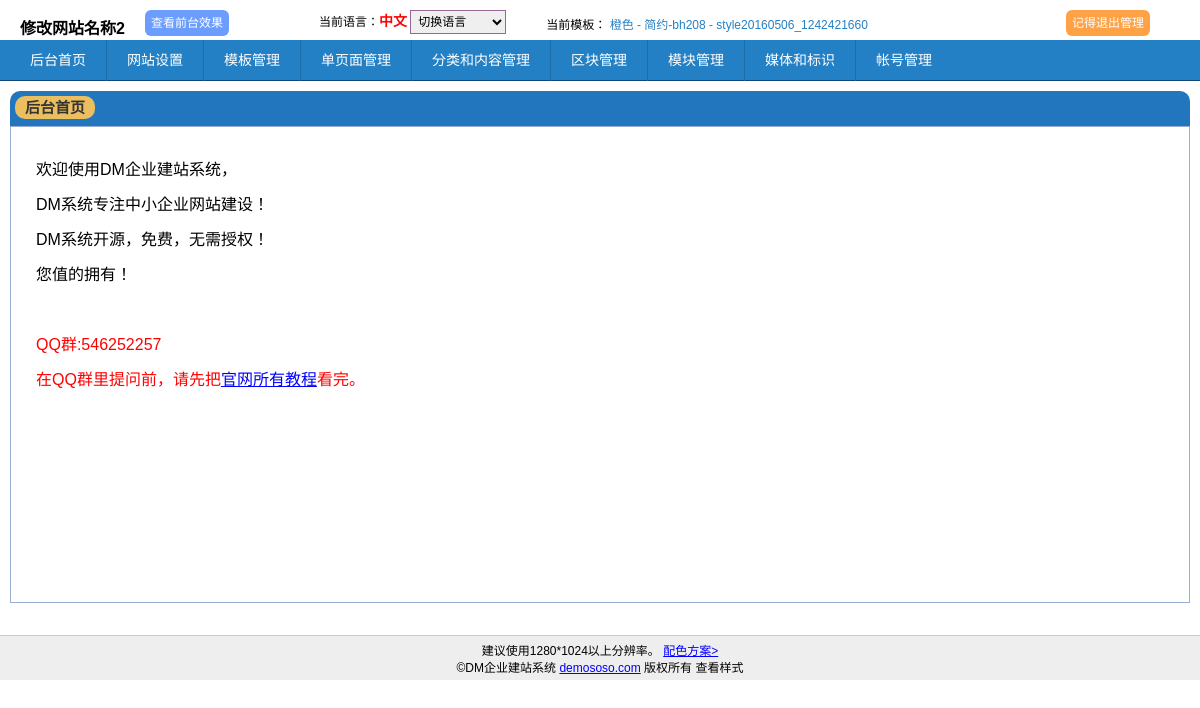
The page /admindm-yourname/mod_common/index-welcome.php?lang=cn (signed in) on the database its author committed.
### tables this page shows
CREATE TABLE IF NOT EXISTS `zzz_lang` (
`id` int(11) NOT NULL,
  `pbh` varchar(50) NOT NULL,
  `lang` varchar(50) NOT NULL DEFAULT 'cn',
  `name` varchar(30) DEFAULT NULL,
  `path` varchar(30) DEFAULT NULL,
  `pidname` varchar(20) DEFAULT NULL,
  `pos` int(3) NOT NULL DEFAULT '0',
  `sta_visible` char(1) NOT NULL DEFAULT 'n',
  `sta_big5` char(1) NOT NULL DEFAULT 'y',
  `sta_main` char(1) NOT NULL DEFAULT 'n',
  `sitename` varchar(200) DEFAULT NULL,
  `water` varchar(50) DEFAULT NULL,
  `cdn` varchar(100) DEFAULT NULL,
  `sta_cdn` char(1) NOT NULL DEFAULT 'y',
  `editor` varchar(50) NOT NULL DEFAULT 'ck',
  `cssdir` varchar(50) DEFAULT 'default',
  `htmldir` varchar(100) DEFAULT 'html_default',
  `menu` text COMMENT 'custom menu',
  `bdp1` varchar(50) NOT NULL DEFAULT '0' COMMENT 'baidu map jingdu',
  `bdp2` varchar(50) NOT NULL DEFAULT '0' COMMENT 'baidu map weidu',
  `bdtitle` varchar(100) NOT NULL DEFAULT '0',
  `bddesp` varchar(200) NOT NULL DEFAULT '0',
  `curstyle` varchar(60) DEFAULT NULL,
  `curstyledebug` varchar(100) DEFAULT NULL COMMENT 'only use for admin',
  `ico` varchar(60) DEFAULT NULL,
  `sta_frontedit` char(1) NOT NULL,
  `cssversion` varchar(10) NOT NULL DEFAULT '123',
  `seo1` text,
  `seo2` text,
  `seo3` text
);

CREATE TABLE IF NOT EXISTS `zzz_style` (
`id` int(11) NOT NULL,
  `pid` varchar(50) NOT NULL DEFAULT '0',
  `pidname` varchar(60) NOT NULL,
  `lang` varchar(50) NOT NULL,
  `pbh` varchar(50) NOT NULL DEFAULT 'n',
  `title` varchar(20) NOT NULL DEFAULT 'pls input title',
  `pidregion` varchar(60) DEFAULT NULL,
  `pos` int(3) NOT NULL DEFAULT '50',
  `cssdir` varchar(100) DEFAULT NULL,
  `htmldir` varchar(100) DEFAULT NULL,
  `kv` varchar(100) DEFAULT NULL,
  `cusmenu` text,
  `sta_cusmenu` char(1) NOT NULL DEFAULT 'n',
  `sta_visible` char(1) NOT NULL DEFAULT 'y',
  `style_normal` text,
  `style_hf` text,
  `style_menu` text,
  `style_boxtitle` text,
  `style_blockid` text,
  `desp` text,
  `nd_design` text COMMENT '分配的nd of block',
  `rgindex_design` text,
  `type` varchar(20) DEFAULT 'pc' COMMENT 'pc or mobile',
  `dateedit` datetime DEFAULT NULL
);

### admindm-yourname/config_a/func.2010.lang.theme.php (called while the page is built, shortened)
<?php
function navlang_cur(){
 $sql = "SELECT name from ".TABLE_LANG." where pbh='".USERBH."' and lang='".LANG."'  limit 1";
$row = getrow($sql);
if($row=='no') return('请选择');
else return($row['name']);
}

### admindm-yourname/mod_common/index-welcome.php (called while the page is built, shortened)
<?php
require_once '../config_a/common.inc2010.php';
$title = '后台首页';
require_once HERE_ROOT.'mod_common/tpl_header.php';
require_once HERE_ROOT.'mod_common/tpl_index.php';
require_once HERE_ROOT.'mod_common/tpl_footer.php';
?>

### admindm-yourname/config_a/common.inc2010.php (called while the page is built, shortened)
<?php
 $baseurl_def = $_SERVER['HTTP_HOST'].$_SERVER['PHP_SELF'];
$baseurlarr = explode("/", $baseurl_def);
$baseurl_dir_len=count($baseurlarr)-3;
$baseurl_root = array_slice($baseurlarr,0,$baseurl_dir_len);
$baseurl_root_string = implode('/', $baseurl_root).'/';
$baseurl = 'http://'.$baseurl_root_string;
require_once WEB_ROOT.'component/dm-config/mysql.php';
require_once WEB_ROOT.'component/dm-config/global.common.php';
require_once HERE_ROOT.'config_a/func.2010.lang.theme.php';
$userurl= $baseurl.'adminfrom.php?to=';
if(LANG=='cn') $fronturl= $userurl.'index.html';
else  $fronturl= $userurl.LANG.'/index.html';
	 $sqlmain = "SELECT * from ".TABLE_LANG." where   sta_main='y' and pbh='".USERBH."' order by id limit 1";
		if(getnum($sqlmain)==0){
		  $websitename = '提示：目前没有主语言，网站必须要有一个主语言，请在 “语言设置” 里选一个。';
		}
		else{
				 $sqlmain = "SELECT * from ".TABLE_LANG." where   lang='".LANG."' and pbh='".USERBH."' order by id limit 1";
				 if(getnum($sqlmain)==0){
				 	$websitename = '提示：当前语言出错,请重新登录！';alert($websitename);
					 echo $websitename;exit;}
				 else{
				 		$rowlang= getrow($sqlmain);
					   $websitename = $rowlang['sitename'];
					   $curstyle = $rowlang['curstyle'];
					 }
		}
$andlangbh=" and lang='".LANG."'    and pbh='".USERBH."' ";
?>

### component/dm-config/mysql.php (called while the page is built, shortened)
<?php
function query($sql){
$result = mysql_query($sql);
  return $result;
}
function fetch_array($query, $result_type = MYSQL_ASSOC) {
    return mysql_fetch_array($query, $result_type);
  }
function getrow($sql) {
    $result = query($sql);
    $rowfirst = fetch_array($result);mysql_free_result($result);
    return $rowfirst;
}
?>

### component/dm-config/global.common.php (called while the page is built, shortened)
<?php
function decode($v) {
return htmlspecialchars_decode($v);
}
function get_field($table,$field,$wherev,$wherek){
Global $andlangbh;
$sql = "SELECT $field from $table where  $wherek='$wherev' $andlangbh order by pos desc,id desc limit 1";
  $row= getrow($sql);
  if($row=='no') return 'noid';
 else return decode($row[$field]);
}
?>

### admindm-yourname/mod_common/tpl_header_admin.php (the view, shortened to what this page needs)
<!DOCTYPE html PUBLIC "-//W3C//DTD XHTML 1.0 Transitional//EN" "http://www.w3.org/TR/xhtml1/DTD/xhtml1-transitional.dtd">
<html xmlns="http://www.w3.org/1999/xhtml">
<head>
<link href="../cssjs/a_css.css" rel="stylesheet" type="text/css" />
<link href="../cssjs/a_responsive.css" rel="stylesheet" type="text/css" />
<link href="<?php echo STAPATH?>app/fontawesome/css/font-awesome.min.css" rel="stylesheet" type="text/css" />
</head>
<body>
<div class="sitename">
<strong class="fl k1"><?php echo  $websitename;?></strong>
 <a href="<?php echo  $fronturl;?>" target="_blank" class="imgbg_blue fl k2"><span>查看前台效果</span></a>
 <a href="../mod_common/logout.php" title="记得退出" class="poa imgbg_yell fl k3" style="right:50px;top:0px"><span>记得退出管理</span></a>
<div class="fl navlang">
当前语言：<span style="font-size:14px;font-weight:bold;color:red"><?php echo navlang_cur();?></span>
<select name="sellang" onchange="gosele(this,'lang','../mod_basic/mod_lang.php?')">
<option>切换语言</option>
</select>
</div>
<div class="fl curstyle">当前模板：<span style="color:#2480C4">
<?php
echo get_field(TABLE_STYLE,'title',$curstyle,'pidname').' - '.$curstyle;
 ?></span>
</div>
</div>
<ul class="nav">
<li class="main"><a href="../mod_common/index-welcome.php?lang=<?php echo LANG?>">后台首页</a></li>
<li class="main"><a href="../mod_basic/mod_lang.php?lang=<?php echo LANG?>">网站设置</a></li>
<li class="main"><a href="../mod_btheme/mod_style.php?lang=<?php echo LANG?>">模板管理</a></li>
  <li class="main"><a href="../mod_page/mod_page.php?lang=<?php echo LANG?>">单页面管理</a></li>
 <li class="main navcate"><a href="javascript:void(0)" style="cursor:default">分类和内容管理</a>
 </li>
  <li class="main navblock"><a href="javascript:void(0)" style="cursor:default">区块管理</a>
</li>
  <li class="main navblock"><a href="javascript:void(0)" style="cursor:default">模块管理</a>
</li>
  <li class="main navblock"><a href="javascript:void(0)" style="cursor:default">媒体和标识</a>
</li>
<li class="main navblock last">
 <a href="../mod_account/mod_account.php?lang=<?php echo LANG?>">帐号管理</a>
  </li>
</ul>
<div class="newcnt">
<div class="tit_biao"><h1><?php echo $title?> </h1></div>
<div class="tit_biao_bot">

### admindm-yourname/cssjs/a_css.css (style rules this page uses)
* { margin:0;padding:0;font-size:12px; }
body { text-align:left;font-family:Arial,Helvetica,sans-serif; }
li { list-style-type:none }
.fl { float:left;display:inline; }
.poa { position:absolute }
select,textarea { border:1px solid #996699;padding:3px }
strong,strong b,strong i,.fb { font-weight:bold; }
a { color:#0000ff;text-decoration:underline; }
.sitename { height: 40px;padding-left:20px;position:relative; z-index:333; }
.sitename strong { font-weight:bold;font-size:16px; }
.sitename .k1 { margin-top:15px; }
.sitename .k2 { margin:10px 50px 0 20px; }
.sitename .k3 { margin-top:10px; }
.navlang { margin:10px 0 0 40px;position:relative;z-index:333; }
.curstyle { margin:15px 0 0 40px;position:relative;z-index:333; }
.nav { height: 40px;line-height:40px; padding-left:10px;background:#2480C4;border-bottom:1px solid #144579; }
.nav li { float:left; padding:0 20px ;position:relative;z-index:111; }
.nav li a { color:#fff;text-decoration:none;font-size:14px; }
.nav li.main { border-right:1px solid #1E6CA6; }
.nav li.last { border-right:0; }
a.imgbg_blue,a.imgbg_yell { height: 26px; line-height:26px;display:inline-block;text-decoration:none;color:#fff }
a.imgbg_blue span,a.imgbg_yell span { display:inline-block;cursor:pointer;padding:0 6px; }
a.imgbg_blue,a.imgbg_yell,a.imgbg_blue span,a.imgbg_yell span,input.mysubmit,a.mysubmit,a.but1,a.but2,a.but3,a.but4,.tit_biao span { -webkit-border-radius: 6px; -moz-border-radius:6px; border-radius: 6px; }
a.imgbg_blue span { background:#6B9DFF; }
a.imgbg_yell span { background:#FFA245; }
.newcnt { font-size:14px;padding:10px }
.tit_biao { height: 35px; background:#2176BE;padding:0;color:#fff; -webkit-border-radius: 10px 10px 0 0; -moz-border-radius: 10px 10px 0 0; border-radius: 10px 10px 0 0; }
.tit_biao h1 { float:left;display:inline; margin:5px 0 0 5px;height: 23px; line-height:23px; padding:5px 0 0 11px;font-size:16px;color:#333;background:#EBBF60; font-size:15px;padding:0 10px;-webkit-border-radius: 10px; -moz-border-radius: 10px;border-radius: 10px; }
.tit_biao_bot { border:1px solid #99ACD6;padding:5px; }

### rows shown on the page
zzz_lang: sitename "修改网站名称2", name "中文", curstyle.title "橙色 - 简约-bh208", curstyle "style20160506_1242421660"

### other values the page prints
$title "后台首页"
